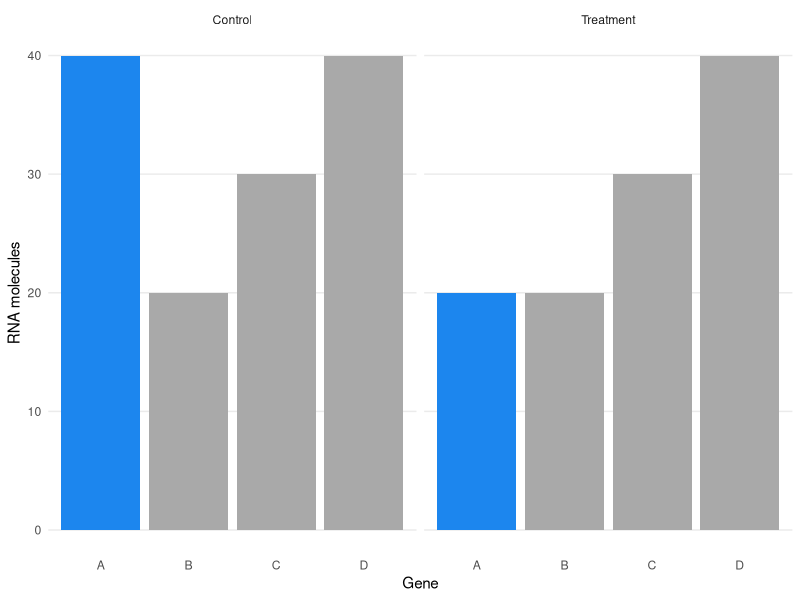
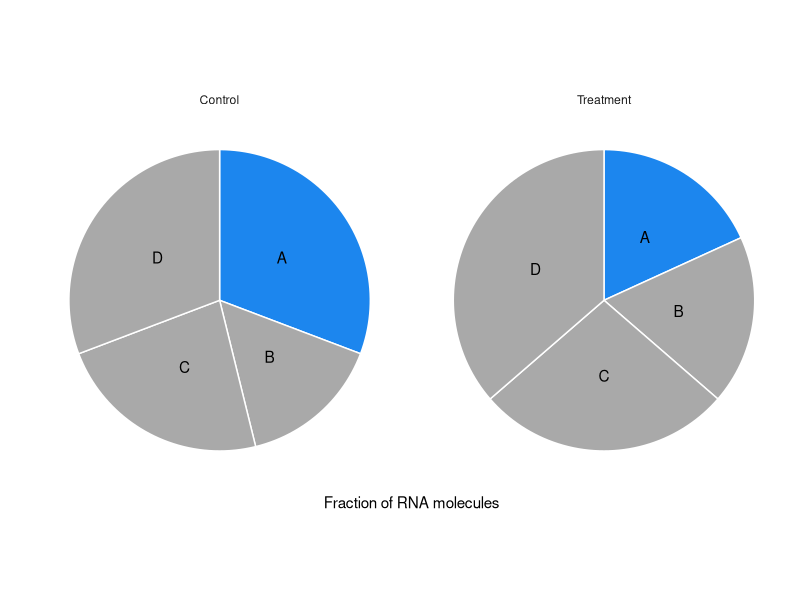

These figures' R source, in order:
## ---- chunk 1
library(dplyr)
library(tidyr)
library(ggplot2)
## ---- chunk 2
theme_set(theme_minimal())

nogrid = function ()
    theme(panel.grid.minor = element_blank(),
          panel.grid.major.x = element_blank())

pie_chart = function ()
    list(coord_polar(theta = 'y', direction = -1),
         theme(axis.text = element_blank(),
               panel.grid = element_blank()))
## ---- chunk 3
counts = tibble(Gene = c('A', 'B', 'C', 'D'),
                Length = c(1, 1, 2, 2),
                Control = c(40, 20, 30, 40),
                Treatment = c(20, 20, 30, 40)) %>%
    gather(Library, Count, -Gene, -Length)

gene_colors = c(A = 'dodgerblue2', B = 'darkgrey', C = 'darkgrey', D = 'darkgrey')
## ---- chunk 4
ggplot(counts, aes(x = Gene, y = Count, fill = Gene)) +
    geom_bar(stat = 'identity') +
    facet_wrap(~ Library) +
    scale_fill_manual(values = gene_colors, guide = FALSE) +
    labs(y = 'RNA molecules') +
    nogrid()
## ---- chunk 5
# FIXME: Direction should be clockwise but `direction = 1` does anticlockwise
# on my computer. But labels are clockwise?!
counts %>%
    group_by(Library) %>%
    mutate(Fraction = Count / sum(Count)) %>%
    mutate(LabelPos = sum(Fraction) - (cumsum(Fraction) - Fraction / 2)) %>%
    ggplot(aes(x = '', y = Fraction, fill = Gene)) +
    geom_bar(stat = 'identity', width = 1, color = 'white') +
    geom_text(aes(y = LabelPos, label = Gene)) +
    pie_chart() +
    facet_wrap(~ Library) +
    scale_fill_manual(values = gene_colors, guide = FALSE) +
    labs(x = '', y = 'Fraction of RNA molecules')
